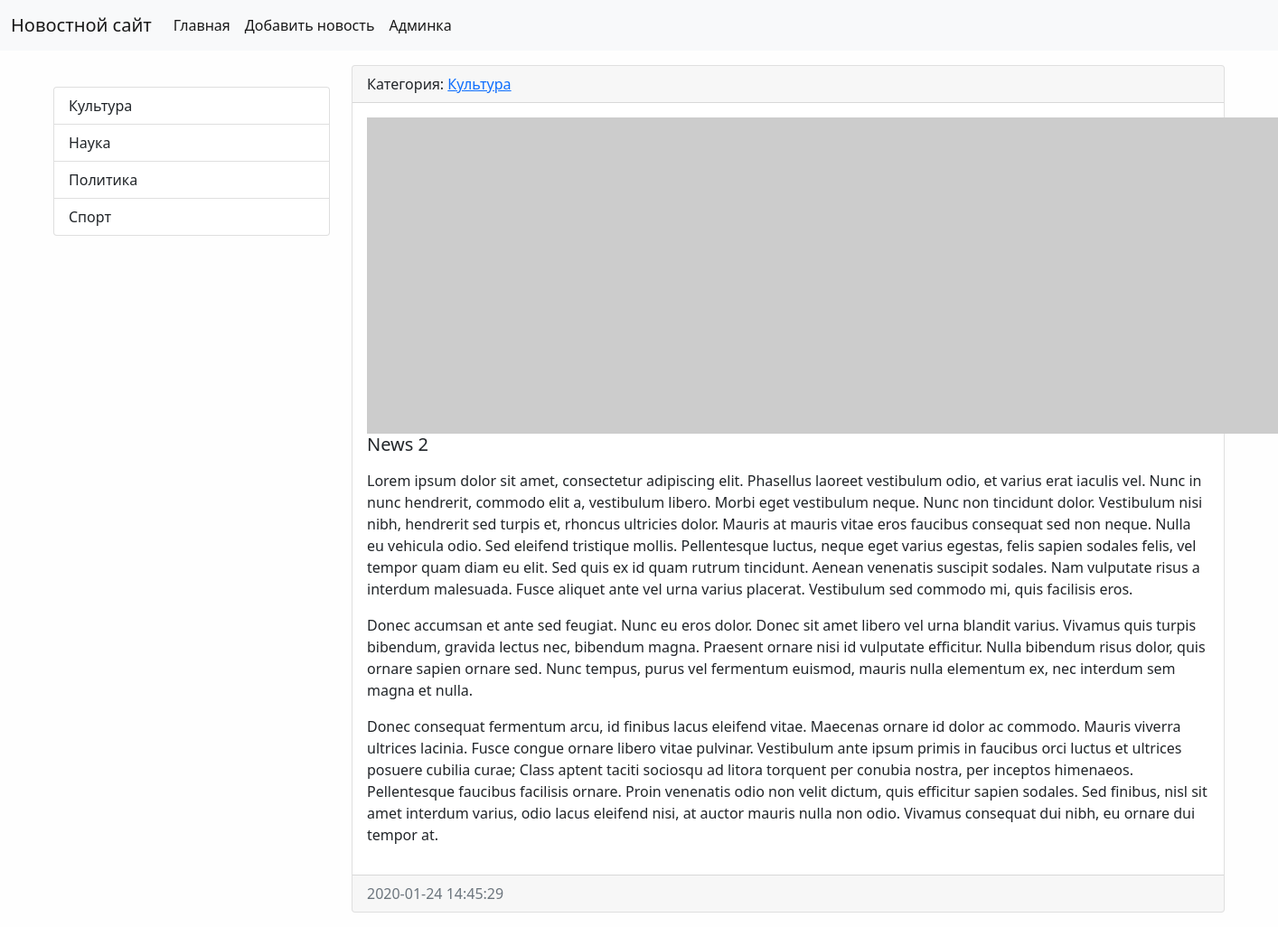
Screenshot of /news/2/ with the database file from the repository.
### news/models.py (models this page shows, shortened)
class Category(models.Model):
    title = models.CharField(max_length=150,
                             db_index=True,
                             verbose_name='Категории',
                             )  # db_index индексирует это поле, делает более быстрым для поиска
    def get_absolute_url(self):
        return reverse('category', kwargs={"category_id": self.pk})  # categories - из url, которая область имен name=
    def __str__(self):
        return self.title
    class Meta:
        verbose_name = 'Категория'
        verbose_name_plural = 'Категории'
        ordering = ['title']

class News(models.Model):
    title = models.CharField(max_length=150, verbose_name='Наименование')
    content = models.TextField(blank=True, verbose_name='Контент')
    created_at = models.DateTimeField(auto_now_add=True, verbose_name='Дата публикации')
    updated_at = models.DateTimeField(auto_now=True, verbose_name='Обновлено')
    photo = models.ImageField(upload_to='photo/%Y/%m/%d/', verbose_name='Фото', blank=True)
    is_published = models.BooleanField(default=True, verbose_name='Опубликовано')
    category = models.ForeignKey('Category', on_delete=models.PROTECT, verbose_name='Категория')
    class Meta:
        verbose_name = 'Новость'  # меняет в админке News на Новость (изменение для единственного числа)
        verbose_name_plural = 'Новости'  # тоже самое для множественного числа
        ordering = ['-created_at']  # порядок вывода в админке, можно сортировать по нескольким полям через запятую

### news/views.py (the view)
# urls.py: path('news/<int:news_id>/', ViewNews.as_view(), name='view_news'),
class ViewNews(DetailView): # вместо view_news
    model = News
    pk_url_kwarg = 'news_id'    # для news/<int:news_id>
    template_name = 'news/view_news.html'
    context_object_name = 'news_item' # по дефолту значение object

### news/templatetags/news_tags.py (called while the page is built)
@register.inclusion_tag('news/list_categories.html')
def show_categories():
    categories = Category.objects.all()
    return {"categories": categories}

### news/templates/news/view_news.html (shortened to what this page needs)
{% extends 'base.html' %}
{% block sidebar %}
    {% include 'inc/_sidebar.html' %}
{% endblock %}
{% block content %}
    <div class="card mb-3">
        <div class="card-header">
            Категория: <a href="{{ news_item.category.get_absolute_url }}">{{ news_item.category }}</a>
        </div>
        <div class="card-body">
            {% if news_item.photo %}
                <img src="{{ news_item.photo.url }}" alt="" width="350" class="mr-3">
            {% else %}
                <img src="https://picsum.photos/id/1060/350/235/?blur=2" alt="" class="mr-3">
            {% endif %}
            <h5 class="card-title">{{ news_item.title }}</h5>
            <p class="card-text">{{ news_item.content | safe | linebreaks }}</p>
        </div>
        <div class="card-footer text-muted">
            {{ news_item.created_at | date:"Y-m-d H:i:s" }}
        </div>
    </div>
{% endblock %}

### news/templates/news/list_categories.html
<div class="list-group">
    {% for item in categories %}
    <a href="{{ item.get_absolute_url }}" class="list-group-item list-group-item-action">{{ item.title }}</a>
    {% endfor %}
</div>

### mysite/static/css/style.css (style rules this page uses)
body { background-color: #fefefe; }

### rows the page displays
Category: title "Культура"
Category: title "Наука"
Category: title "Политика"
Category: title "Спорт"
News: category "Культура", title "News 2", content "Lorem ipsum dolor sit amet, consectetur adipiscing elit. Phasellus laoreet vestibulum odio, et varius erat iaculis vel. Nunc in nunc hendrerit, commodo elit a, vestibulum libero. Morbi eget vestibulum neque. Nunc non tincidunt dolor. Vestibulum nisi nibh, hendrerit sed turpis et, rhoncus ultricies dolor. Mauris at mauris vitae eros faucibus consequat sed non neque. Nulla eu vehicula odio. Sed eleifend tristique mollis. Pellentesque luctus, neque eget varius egestas, felis sapien sodales felis, vel tempor quam diam eu elit. Sed quis ex id quam rutrum tincidunt. Aenean venenatis suscipit sodales. Nam vulputate risus a interdum malesuada. Fusce aliquet ante vel urna varius placerat. Vestibulum…", created_at "2020-01-24 14:45:29"
